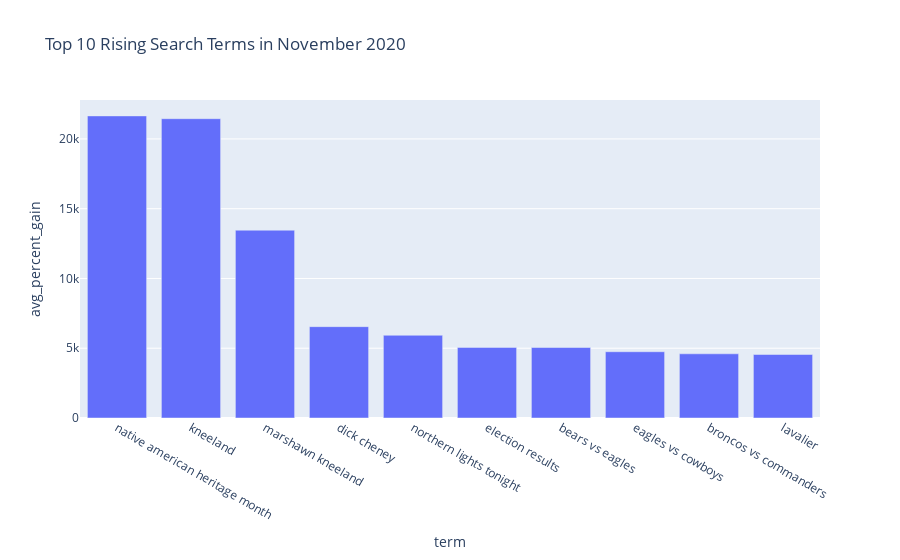

Notebook code cell kept with this figure:
### Code cell
result = await analyse("Can you plot the general hot trends of 2020 Nov? Use the BigQuery public data Google Trends.", show_trace=True)

### Figure 1 — Plotly figure (JSON) as saved in the notebook; plotly's stock layout.template omitted (floating-point values rounded to 4 significant figures)
{"data": [{"hovertemplate": "term=%{x}<br>avg_percent_gain=%{y}<extra></extra>", "legendgroup": "", "marker": {"color": "#636efa", "pattern": {"shape": ""}}, "name": "", "orientation": "v", "showlegend": false, "textposition": "auto", "type": "bar", "x": ["native american heritage month", "kneeland", "marshawn kneeland", "dick cheney", "northern lights tonight", "election results", "bears vs eagles", "eagles vs cowboys", "broncos vs commanders", "lavalier"], "xaxis": "x", "y": [21650.0, 21450.0, 13460.0, 6546.0, 5929.0, 5061.0, 5050.0, 4750.0, 4600.0, 4550.0], "yaxis": "y"}], "layout": {"barmode": "relative", "legend": {"tracegroupgap": 0}, "title": {"text": "Top 10 Rising Search Terms in November 2020"}, "xaxis": {"anchor": "y", "domain": [0, 1], "title": {"text": "term"}}, "yaxis": {"anchor": "x", "domain": [0, 1], "title": {"text": "avg_percent_gain"}}}}
